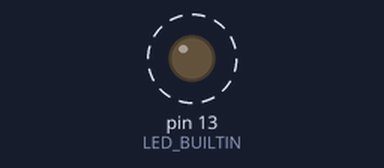
Simulated run of this sketch. Board: Arduino Uno, built with avr-gcc and run on an emulated ATmega328P. Parts: output pins drawn as LEDs (lit = HIGH). Dashed ring = blinking. What the sketch prints to the serial monitor is not drawn.

Above: at 0.5 s.
Timing chart, 0 to 4.6 s (numbered marks = the images above):
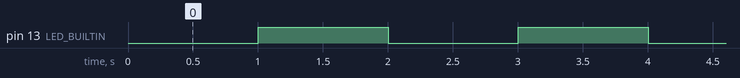

The sketch:

MockESP8266Code.ino
```cpp
int rain_status = 0; // Start with 0 (No Rain)

void setup() {
  // Initialize Serial communication for debugging
  Serial.begin(9600);

  // Configure LED_BUILTIN as OUTPUT (predefined for the ESP8266)
  pinMode(LED_BUILTIN, OUTPUT);
}

void loop() {
  // Output the current rain status on the built-in LED pin
  digitalWrite(LED_BUILTIN, rain_status);

  // Print the status to Serial for debugging
  Serial.print("Rain Status (Mock): ");
  Serial.println(rain_status == 1 ? "Rain Detected" : "No Rain");

  // Toggle the rain status for the next cycle
  rain_status = !rain_status; // Flip between 0 and 1

  // Wait for 1 second before changing the status (adjust as needed)
  delay(1000); // 1 second for testing (can be set to 1 minute)
}
```

Measured:
- by itself, pin 13 (LED_BUILTIN): alternates HIGH for 1.0 s and LOW for 1.0 s
